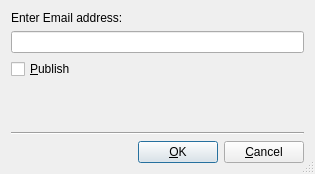
<ui version="4.0" >
 <class>EditMailBase</class>
 <widget class="QDialog" name="EditMailBase" >
  <property name="geometry" >
   <rect>
    <x>0</x>
    <y>0</y>
    <width>315</width>
    <height>174</height>
   </rect>
  </property>
  <property name="sizePolicy" >
   <sizepolicy>
    <hsizetype>5</hsizetype>
    <vsizetype>5</vsizetype>
    <horstretch>0</horstretch>
    <verstretch>0</verstretch>
   </sizepolicy>
  </property>
  <property name="windowTitle" >
   <string>EditMail</string>
  </property>
  <property name="sizeGripEnabled" >
   <bool>true</bool>
  </property>
  <layout class="QVBoxLayout" >
   <property name="margin" >
    <number>11</number>
   </property>
   <property name="spacing" >
    <number>6</number>
   </property>
   <item>
    <widget class="QLabel" name="TextLabel1" >
     <property name="text" >
      <string>Enter Email address:</string>
     </property>
     <property name="alignment" >
      <set>Qt::AlignLeading|Qt::AlignLeft|Qt::AlignVCenter</set>
     </property>
     <property name="wordWrap" >
      <bool>false</bool>
     </property>
    </widget>
   </item>
   <item>
    <widget class="QLineEdit" name="edtMail" />
   </item>
   <item>
    <widget class="QCheckBox" name="chkPublish" >
     <property name="text" >
      <string>&amp;Publish</string>
     </property>
    </widget>
   </item>
   <item>
    <spacer>
     <property name="orientation" >
      <enum>Qt::Vertical</enum>
     </property>
     <property name="sizeType" >
      <enum>QSizePolicy::Expanding</enum>
     </property>
     <property name="sizeHint" >
      <size>
       <width>20</width>
       <height>20</height>
      </size>
     </property>
    </spacer>
   </item>
   <item>
    <widget class="Line" name="Line4" >
     <property name="frameShape" >
      <enum>QFrame::HLine</enum>
     </property>
     <property name="frameShadow" >
      <enum>QFrame::Sunken</enum>
     </property>
     <property name="orientation" >
      <enum>Qt::Horizontal</enum>
     </property>
    </widget>
   </item>
   <item>
    <layout class="QHBoxLayout" >
     <property name="margin" >
      <number>0</number>
     </property>
     <property name="spacing" >
      <number>6</number>
     </property>
     <item>
      <spacer>
       <property name="orientation" >
        <enum>Qt::Horizontal</enum>
       </property>
       <property name="sizeType" >
        <enum>QSizePolicy::Expanding</enum>
       </property>
       <property name="sizeHint" >
        <size>
         <width>20</width>
         <height>20</height>
        </size>
       </property>
      </spacer>
     </item>
     <item>
      <widget class="QPushButton" name="buttonOk" >
       <property name="text" >
        <string>&amp;OK</string>
       </property>
       <property name="autoDefault" >
        <bool>true</bool>
       </property>
       <property name="default" >
        <bool>true</bool>
       </property>
      </widget>
     </item>
     <item>
      <widget class="QPushButton" name="buttonCancel" >
       <property name="text" >
        <string>&amp;Cancel</string>
       </property>
       <property name="autoDefault" >
        <bool>true</bool>
       </property>
      </widget>
     </item>
    </layout>
   </item>
  </layout>
 </widget>
 <pixmapfunction>qPixmapFromMimeSource</pixmapfunction>
 <resources/>
 <connections/>
</ui>
